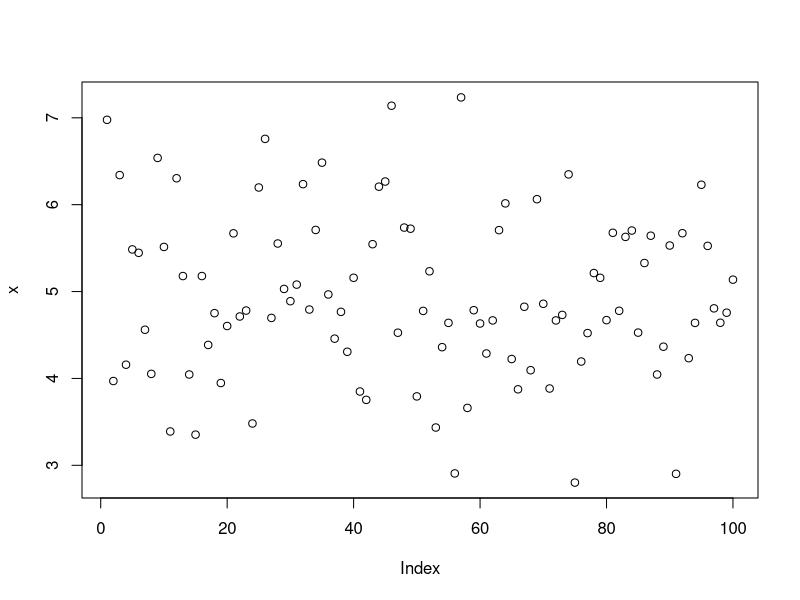

The R script that drew this image:
## ---- chunk 1
#| echo: true
#| message: false

x <- rnorm(100, mean = 5)
mean(x)
plot(x)
